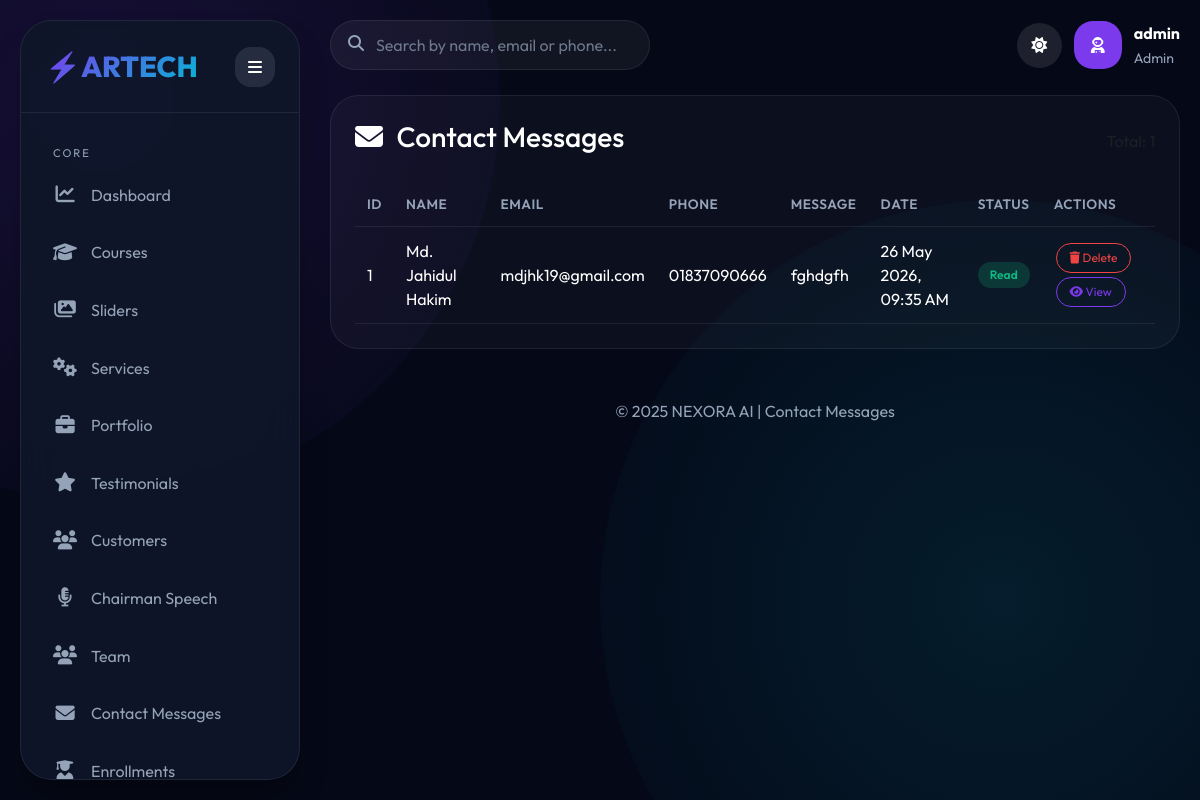
Screenshot of /admin/manage_contact.php (signed in) with the database file from the repository.
### tables this page shows
CREATE TABLE `contact_messages` (
  `id` int(11) NOT NULL,
  `name` varchar(255) NOT NULL,
  `email` varchar(255) NOT NULL,
  `phone` varchar(50) DEFAULT NULL,
  `message` text NOT NULL,
  `created_at` timestamp NOT NULL DEFAULT current_timestamp(),
  `is_read` tinyint(1) DEFAULT 0
);

### admin/manage_contact.php (the view, shortened to what this page needs)
<?php
require_once '../config.php';
$messages = $pdo->query("SELECT * FROM contact_messages ORDER BY created_at DESC")->fetchAll();
?>
<!DOCTYPE html>
<html lang="en">
<head>
    <link href="https://cdn.jsdelivr.net/npm/bootstrap@5.3.3/dist/css/bootstrap.min.css" rel="stylesheet">
    <link rel="stylesheet" href="https://cdnjs.cloudflare.com/ajax/libs/font-awesome/6.5.2/css/all.min.css">
</head>
<body>
<?php include 'navigation.php'; ?>
<div class="main" id="main">
    <div class="topbar">
        <div class="search-box"><i class="fas fa-search"></i><input type="text" id="searchInput" placeholder="Search by name, email or phone..."></div>
        <div style="display: flex; gap: 12px; align-items: center;">
            <button class="theme-toggle" id="themeToggle"><i class="fas fa-moon"></i></button>
            <div class="profile-img"><i class="fas fa-user-astronaut"></i></div>
            <div><strong><?php echo htmlspecialchars($_SESSION['admin_username']); ?></strong><br><small style="color:var(--muted)">Admin</small></div>
        </div>
    </div>
    <div class="panel">
        <div style="display: flex; justify-content: space-between; align-items: center; flex-wrap: wrap; margin-bottom: 20px;">
            <h3><i class="fas fa-envelope me-2"></i> Contact Messages</h3>
            <span class="text-muted" id="totalCount">Total: <?php echo count($messages); ?></span>
        </div>
        <div class="table-responsive">
            <table class="contact-table w-100" id="contactTable">
                <thead>
                    <tr><th>ID</th><th>Name</th><th>Email</th><th>Phone</th><th>Message</th><th>Date</th><th>Status</th><th>Actions</th></tr>
                </thead>
                <tbody>
                    <?php foreach($messages as $msg): ?>
                    <tr data-id="<?php echo $msg['id']; ?>">
                        <td><?php echo $msg['id']; ?></td>
                        <td><?php echo htmlspecialchars($msg['name']); ?></td>
                        <td><?php echo htmlspecialchars($msg['email']); ?></td>
                        <td><?php echo htmlspecialchars($msg['phone'] ?: '—'); ?></td>
                        <td class="message-preview" title="<?php echo htmlspecialchars($msg['message']); ?>"><?php echo htmlspecialchars(substr($msg['message'], 0, 80)) . (strlen($msg['message']) > 80 ? '…' : ''); ?></td>
                        <td><?php echo date('d M Y, h:i A', strtotime($msg['created_at'])); ?></td>
                        <td><span class="status-badge <?php echo $msg['is_read'] ? '' : 'unread'; ?>"><?php echo $msg['is_read'] ? 'Read' : 'Unread'; ?></span></td>
                        <td>
                            <button class="delete-btn btn-sm-custom" data-id="<?php echo $msg['id']; ?>" style="border-color:var(--danger); color:var(--danger);"><i class="fas fa-trash"></i> Delete</button>
                            <button class="view-btn btn-sm-custom" data-id="<?php echo $msg['id']; ?>"
                                data-name="<?php echo htmlspecialchars($msg['name'], ENT_QUOTES); ?>"
                                data-email="<?php echo htmlspecialchars($msg['email'], ENT_QUOTES); ?>"
                                data-phone="<?php echo htmlspecialchars($msg['phone'], ENT_QUOTES); ?>"
                                data-message="<?php echo htmlspecialchars($msg['message'], ENT_QUOTES); ?>"
                                data-date="<?php echo date('d M Y, h:i A', strtotime($msg['created_at'])); ?>"><i class="fas fa-eye"></i> View</button>
                        </td>
                    </tr>
                    <?php endforeach; ?>
                </tbody>
            </table>
        </div>
    </div>
    <div class="footer">© 2025 NEXORA AI | Contact Messages</div>
</div>
<div class="toast-container position-fixed bottom-0 end-0 p-3"></div>
</body>
</html>

### admin/manage_contact.php (style rules this page uses)
:root { --bg: #050816; --panel: #0f172a; --primary: #7c3aed; --primary-glow: #a855f7; --secondary: #06b6d4; --success: #10b981; --warning: #f59e0b; --danger: #ef4444; --text: #ffffff; --muted: #94a3b8; --border: rgba(255,255,255,0.08); --shadow: 0 20px 35px -10px rgba(0,0,0,0.4); }
* { margin: 0; padding: 0; box-sizing: border-box; }
body { font-family: 'Outfit', sans-serif; background: var(--bg); color: var(--text); transition: all 0.3s ease; overflow-x: hidden; }
body::before, body::after { content: ''; position: fixed; width: 800px; height: 800px; border-radius: 50%; background: radial-gradient(circle, rgba(124,58,237,0.15), transparent); top: -300px; left: -300px; z-index: -1; animation: floatBg 20s infinite alternate; }
body::after { background: radial-gradient(circle, rgba(6,182,212,0.12), transparent); top: auto; bottom: -200px; right: -200px; left: auto; animation: floatBg2 18s infinite alternate; }
.main { margin-left: 310px; padding: 20px; transition: 0.3s; }
.topbar { display: flex; justify-content: space-between; align-items: center; margin-bottom: 25px; flex-wrap: wrap; gap: 15px; }
.search-box { position: relative; width: 320px; }
.search-box input { width: 100%; background: rgba(255,255,255,0.05); border: 1px solid var(--border); border-radius: 2rem; padding: 12px 20px 12px 45px; color: var(--text); }
.search-box input::placeholder { color: var(--muted); opacity: 0.7; }
.search-box i { position: absolute; left: 18px; top: 15px; color: var(--muted); }
.theme-toggle { background: rgba(255,255,255,0.1); border: none; border-radius: 2rem; width: 45px; height: 45px; cursor: pointer; color: var(--text); }
.profile-img { width: 48px; height: 48px; border-radius: 1.2rem; background: var(--primary); display: flex; align-items: center; justify-content: center; }
.panel { background: rgba(255,255,255,0.03); border-radius: 1.8rem; padding: 1.5rem; border: 1px solid var(--border); }
.contact-table { width: 100%; border-collapse: collapse; }
.contact-table th, .contact-table td { padding: 12px; text-align: left; border-bottom: 1px solid var(--border); vertical-align: middle; }
.contact-table th { color: var(--muted); font-weight: 600; font-size: 0.85rem; letter-spacing: 0.5px; text-transform: uppercase; }
.contact-table td { color: var(--text); }
.status-badge { background: rgba(16,185,129,0.2); color: #10b981; padding: 4px 12px; border-radius: 50px; font-size: 0.75rem; font-weight: 600; display: inline-block; }
.btn-sm-custom { background: transparent; border: 1px solid var(--primary); color: var(--primary); border-radius: 2rem; padding: 0.3rem 0.8rem; font-size: 0.75rem; transition: 0.2s; text-decoration: none; display: inline-block; margin: 2px; }
.toast-container { z-index: 1100; }
.footer { text-align: center; margin-top: 30px; padding: 20px; color: var(--muted); }
.message-preview { max-width: 250px; white-space: nowrap; overflow: hidden; text-overflow: ellipsis; }

### admin/navigation.php (style rules this page uses)
.main { margin-left: 310px; transition: margin 0.3s cubic-bezier(0.4, 0, 0.2, 1); }

### rows the page displays
contact_messages: id "1", name "Md. Jahidul Hakim", email "mdjhk19@gmail.com", phone "01837090666", message "fghdgfh", created_at "26 May 2026, 09:35 AM", is_read "Read"

### other values shown
$_SESSION['admin_username'] "admin"
